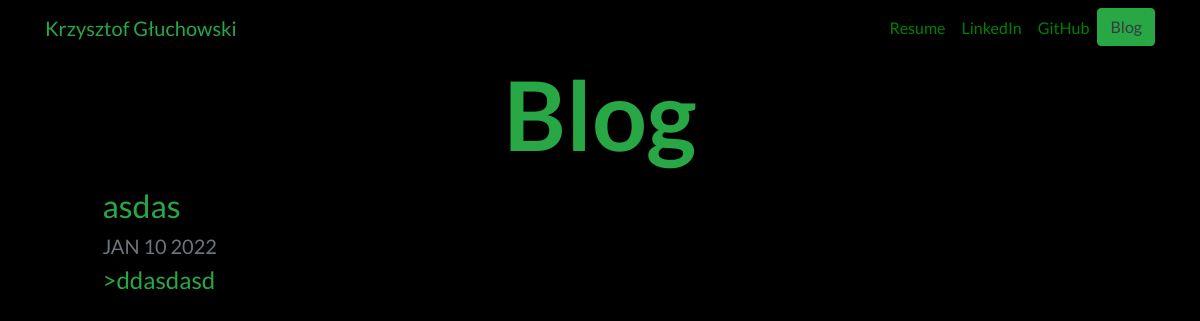
/blog/, run on an earlier commit of the app's database.
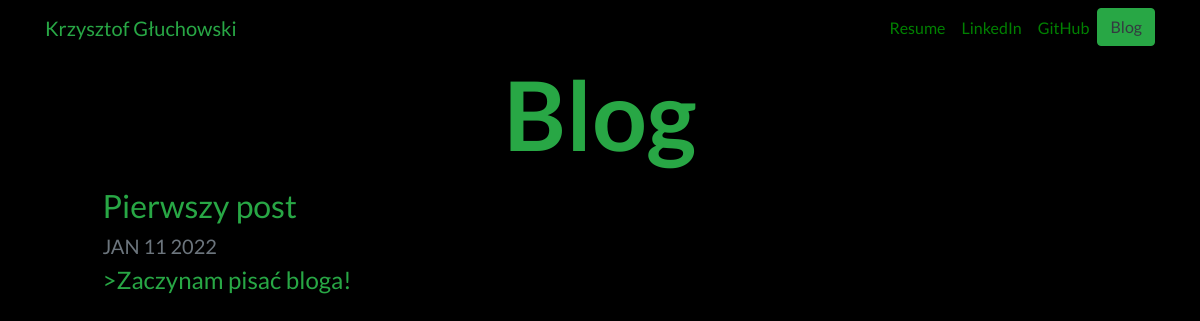
And on a later commit of the database.
### blog/models.py (models this page shows, shortened)
class BlogProject(models.Model):
    title = models.CharField(max_length=200)
    description = models.TextField()
    date = models.DateField()

### blog/views.py (the view)
# urls.py: path('', views.all_blogs,name='all_blogs'),
def all_blogs(request):
    blogs = BlogProject.objects.order_by('-date')[:5]
    return render(request, 'blog/all_blogs.html', {'blogs': blogs})

### blog/templates/blog/all_blogs.html
{% extends "portfolio/base.html" %}
{% load static %}
{% block content %}
<h1 id="blogtitle" class="font-weight-bold text-center text-success">Blog</h1>
{% for blog in blogs %}
<div class="row justify-content-center my-3">
  <div class="col-md-10">
    <a href="{% url 'blog:detail' blog.id %}">
      <h2 class="text-success">{{ blog.title }}</h2>
    </a>
    <h5 class="text-muted text-success">{{ blog.date|date:'M d Y'|upper }}</h5>
    <h4 class="text-success">>{{ blog.description|striptags|truncatechars:100 }}</h4>
  </div>
</div>
{% endfor %}
{% endblock %}

### portfolio/templates/portfolio/base.html (shortened to what this page needs)
{% load static %}
<!doctype html>
<html lang="en">
  <head>
 <link rel="stylesheet" href="https://stackpath.bootstrapcdn.com/bootstrap/4.4.1/css/bootstrap.min.css">
  <link rel="stylesheet" href="{% static "portfolio/custom.css" %}">
  </head>
  <body style="background-color:black;">
  <nav id="topNav" class="navbar navbar-expand-md navbar-light">
    <div class="container">
      <a class="navbar-brand text-success" href="{% url 'home' %}">
        <span>Krzysztof Głuchowski</span>
      </a>
        <div class="pos-f-t">
      <div class="collapse navbar-collapse text-center" id="navbarNav">
        <ul class="navbar-nav ml-auto">
          <li class="nav-item">
            <a class="nav-link" href="#">Resume</a>
          </li>
          <li class="nav-item">
            <a class="nav-link" href="https://www.linkedin.com/in/krzysztof-głuchowski" target="_blank">LinkedIn</a>
          </li>
          <li class="nav-item">
            <a class="nav-link" href="https://github.com/Gluchowski137" target="_blank">GitHub</a>
          </li>
          <li>
            <a role="button" href="{% url 'blog:all_blogs' %}" class="btn btn-success text-dark ">Blog</a>
          </li>
        </ul>
      </div>
    </div>
  </nav>
  {% block content %} {% endblock %}
  </body>
</html>

### portfolio/static/portfolio/custom.css (style rules this page uses)
.navbar-nav .nav-link { color: green !important; }
body { font-family: 'Lato', sans-serif; }
#blogtitle { font-size: 6rem; }

What changed in the data, as far as the page shows it:
removed BlogProject: title "asdas", date "JAN 10 2022", description "ddasdasd"
added BlogProject: title "Pierwszy post", date "JAN 11 2022", description "Zaczynam pisać bloga!"
